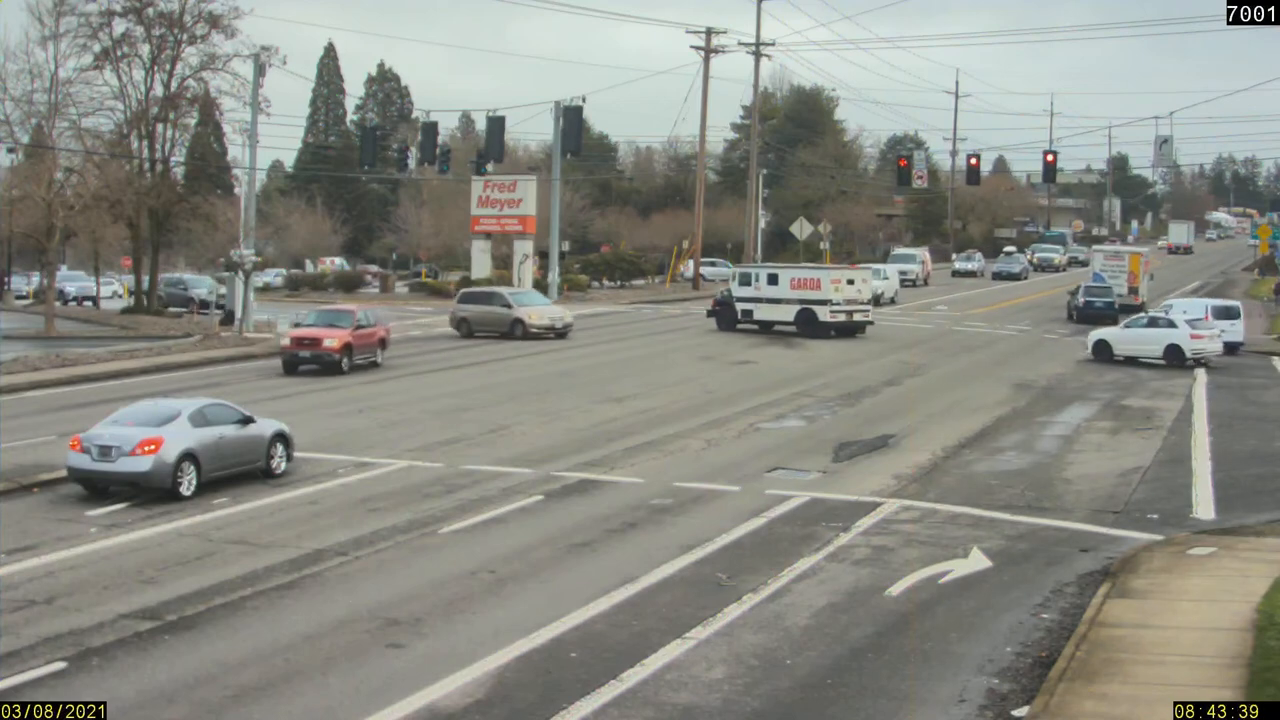
#> input picture frame 36 of Red Light Violation.mp4, 1280 x 720 px
$ python main.py
#> lines starting #> are read from the running program, lines starting #| are printed output that depends on the picture
#> further down, frame is the input picture: shape (720, 1280, 3); mean B, G, R 130.8, 138.6, 137.2
import cv2
import numpy as np
import matplotlib.pyplot as plt

# Load the video
video_path = 'C:/Users/sagor/PycharmProjects/trafficProject/Red Light Violation.mp4'
cap = cv2.VideoCapture(video_path)

if not cap.isOpened():
    print("Error: Could not open video.")
    exit()

# Define initial points to form the ROI (Region of Interest)
# These points need to be adjusted after visually inspecting the frames
roi_vertices = np.array([[(100, 200), (100, 600), (600, 600), (600, 200)]], dtype=np.int32)

def roi_mask(image, vertices):
    mask = np.zeros_like(image)
    cv2.fillPoly(mask, vertices, 255)
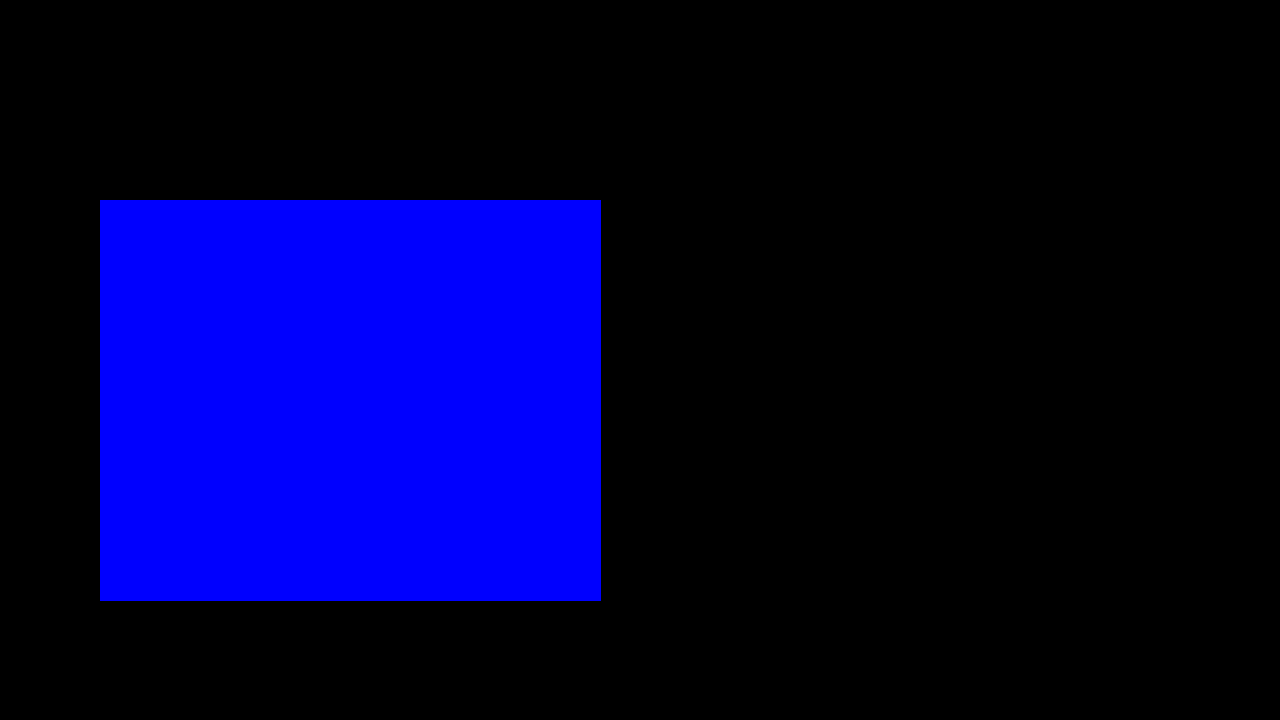
#> mask: shape (720, 1280, 3); mean of channels 0, 1, 2 55.6, 0, 0; drawn as B, G, R
    masked = cv2.bitwise_and(image, mask)
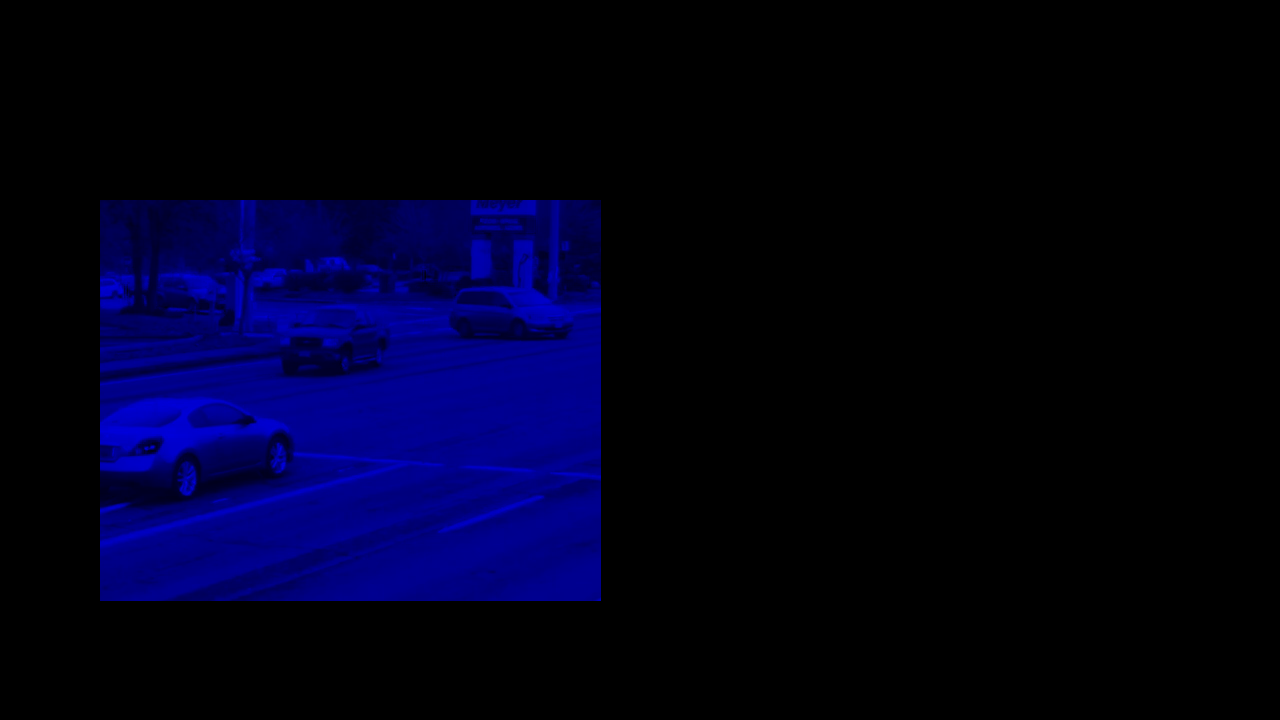
#> masked: shape (720, 1280, 3); mean B, G, R 26.4, 0, 0
    return masked


# Read a frame from the video
ret, frame = cap.read()
if not ret:
    print("Failed to grab a frame from the video.")
    cap.release()
    exit()

# Apply the ROI mask to the frame
masked_frame = roi_mask(frame, roi_vertices)

# Plot the original and masked frame to adjust the ROI
plt.figure(figsize=(12, 6))

plt.subplot(1, 2, 1)
plt.imshow(cv2.cvtColor(frame, cv2.COLOR_BGR2RGB))
plt.title("Original Frame")

plt.subplot(1, 2, 2)
plt.imshow(cv2.cvtColor(masked_frame, cv2.COLOR_BGR2RGB))
plt.title("Frame with ROI")

plt.show()
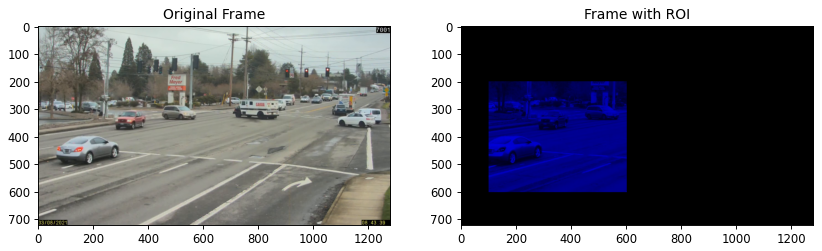
#> figure drawn by matplotlib, 2 panels


# Updated ROI vertices after manual inspection
roi_vertices = np.array([[(50, 250), (50, 500), (700, 500), (700, 250)]], dtype=np.int32)


while cap.isOpened():
    ret, frame = cap.read()
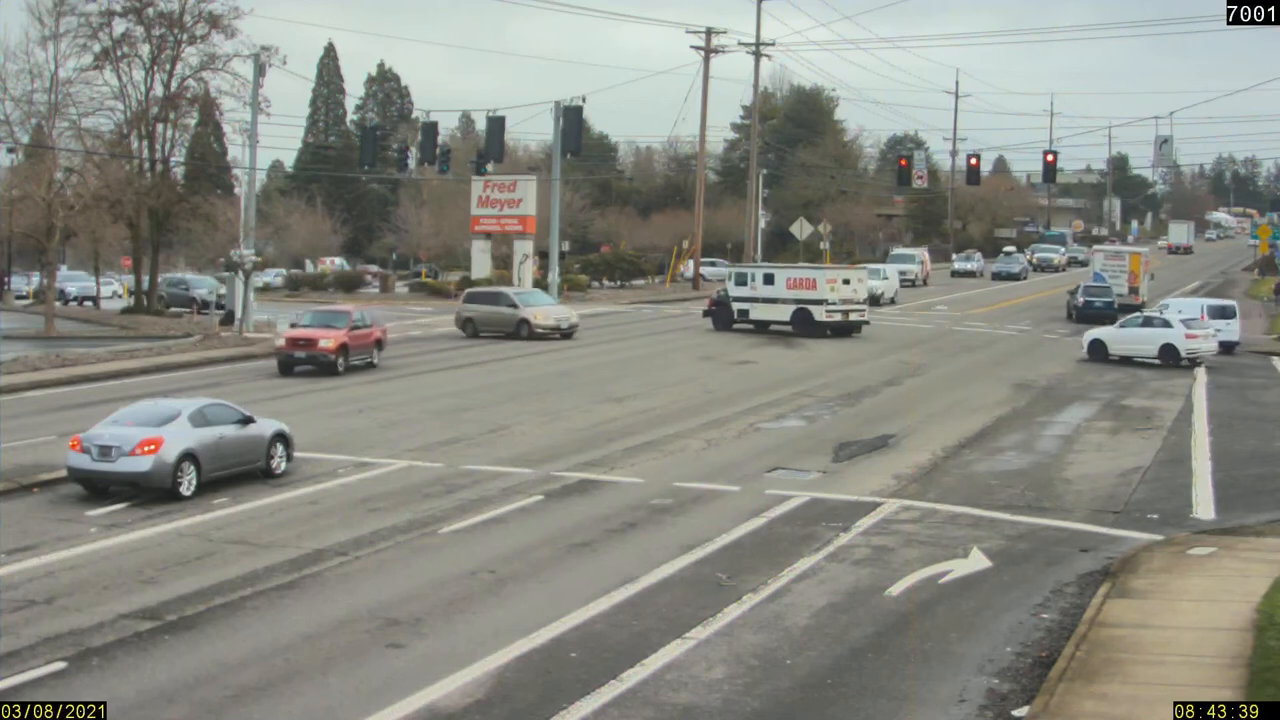
#> input picture frame 37 of Red Light Violation.mp4, 1280 x 720 px
#> frame is the input picture: shape (720, 1280, 3); mean B, G, R 130.8, 138.6, 137.2
    if not ret:
        break

    # Update the light_state and vehicle detection logic as needed
#> (the run stopped early here; a loop or call above may not have finished)

$ run again, starting later in the video
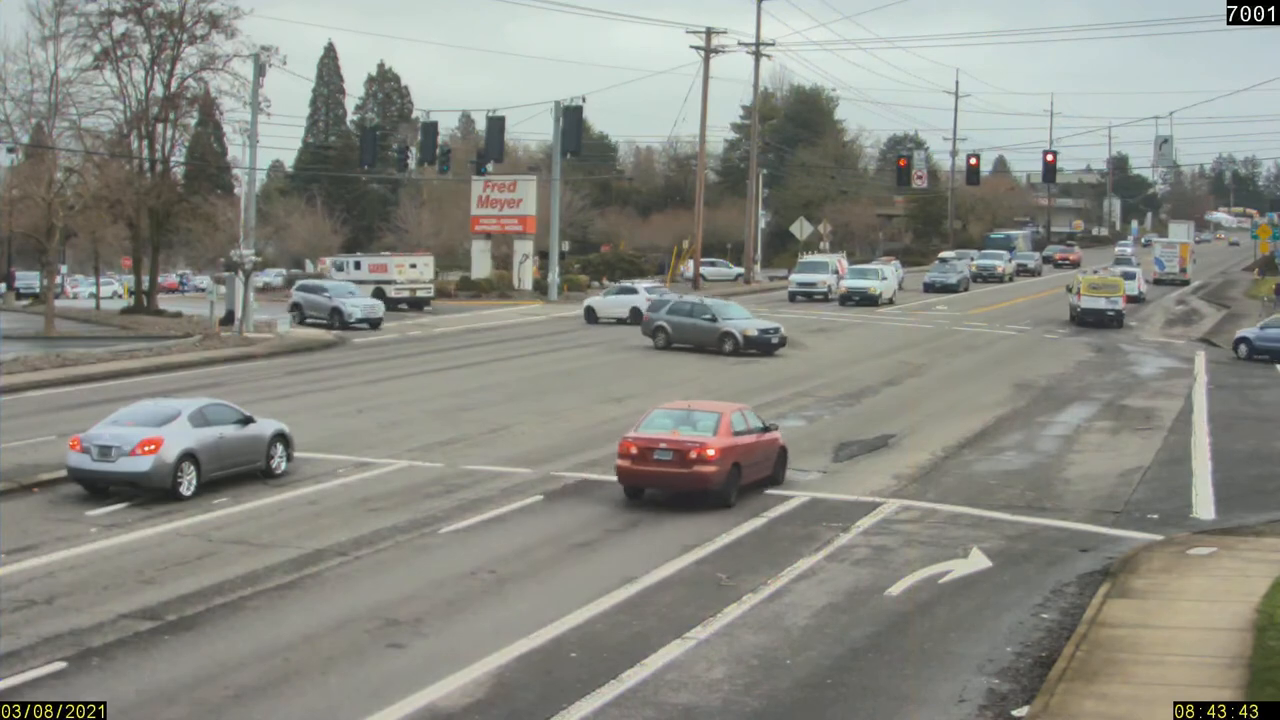
#> input picture frame 162 of Red Light Violation.mp4, 1280 x 720 px
#> frame is the input picture: shape (720, 1280, 3); mean B, G, R 130.9, 138.3, 137.2
#> `plt.show()`:
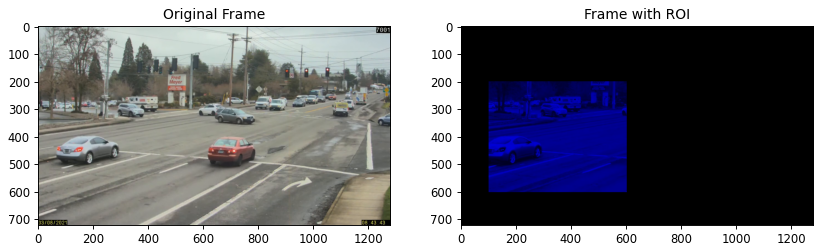
#> figure drawn by matplotlib, 2 panels
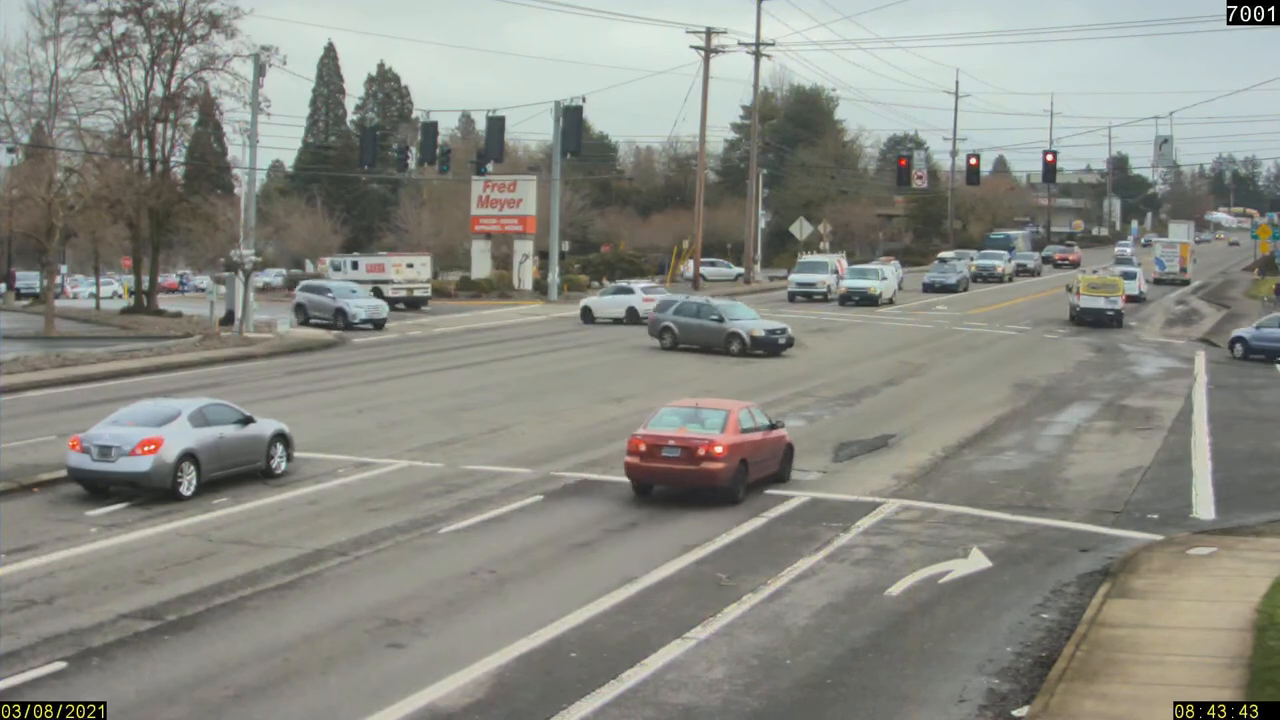
#> input picture frame 163 of Red Light Violation.mp4, 1280 x 720 px
#> frame is the input picture: shape (720, 1280, 3); mean B, G, R 130.9, 138.3, 137.2

$ run again, starting later in the video
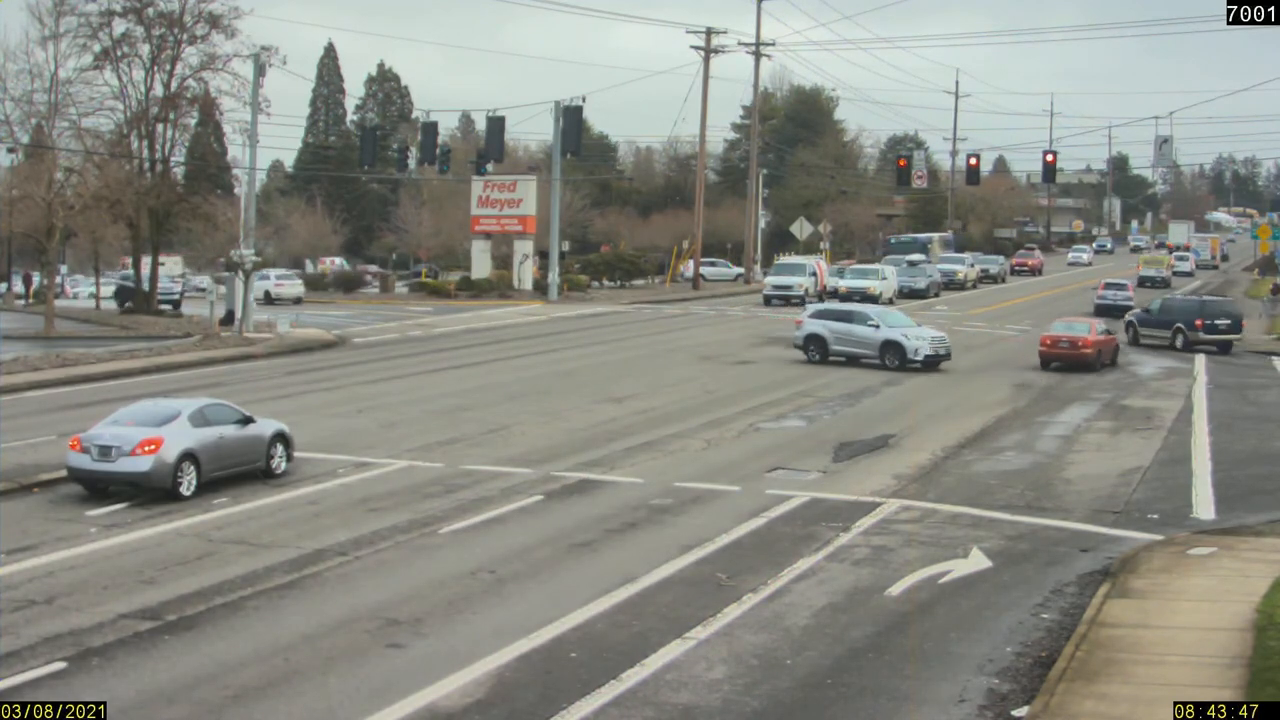
#> input picture frame 288 of Red Light Violation.mp4, 1280 x 720 px
#> frame is the input picture: shape (720, 1280, 3); mean B, G, R 131.1, 138.8, 137.3
#> in roi_mask, `masked = cv2.bitwise_and(image, mask)`:
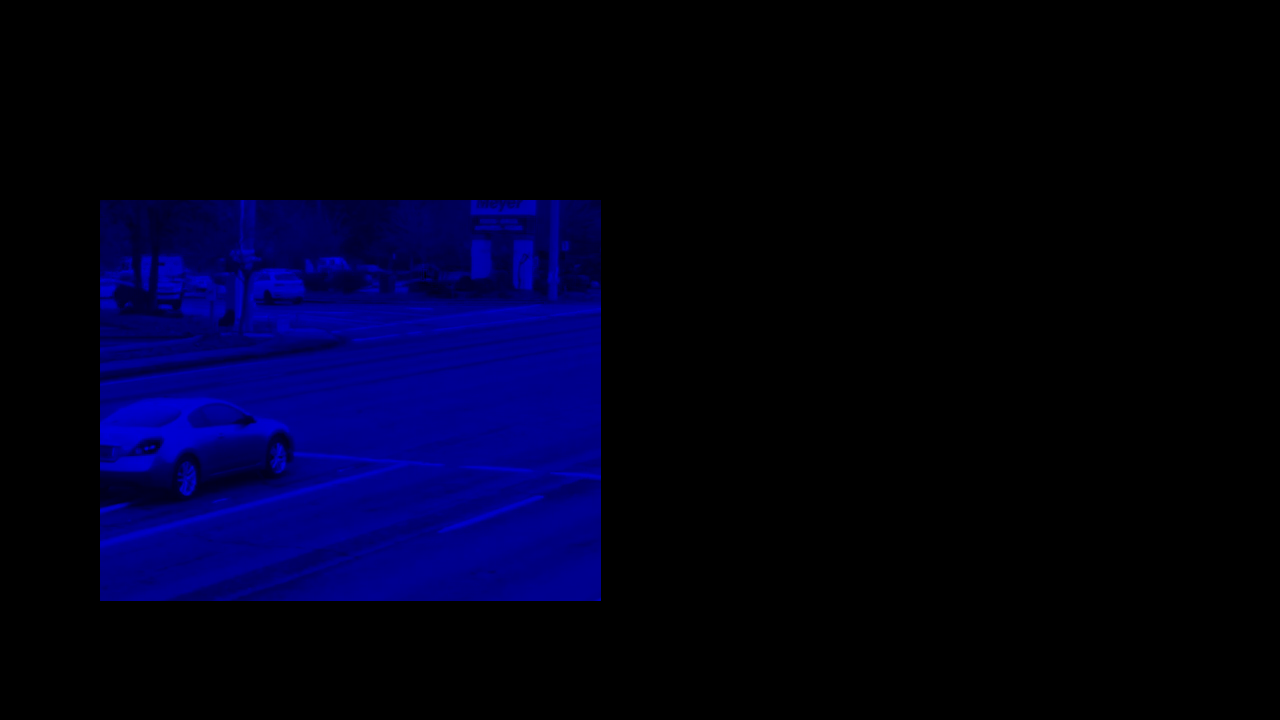
#> masked: shape (720, 1280, 3); mean B, G, R 26.7, 0, 0
#> `plt.show()`:
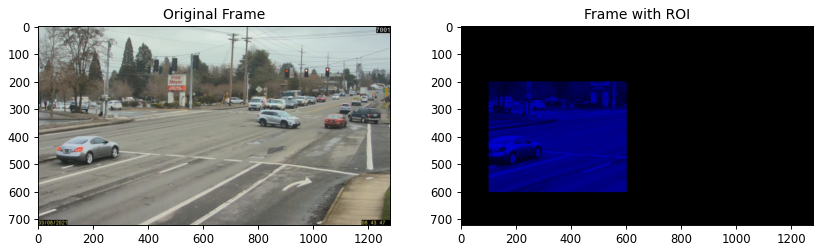
#> figure drawn by matplotlib, 2 panels
